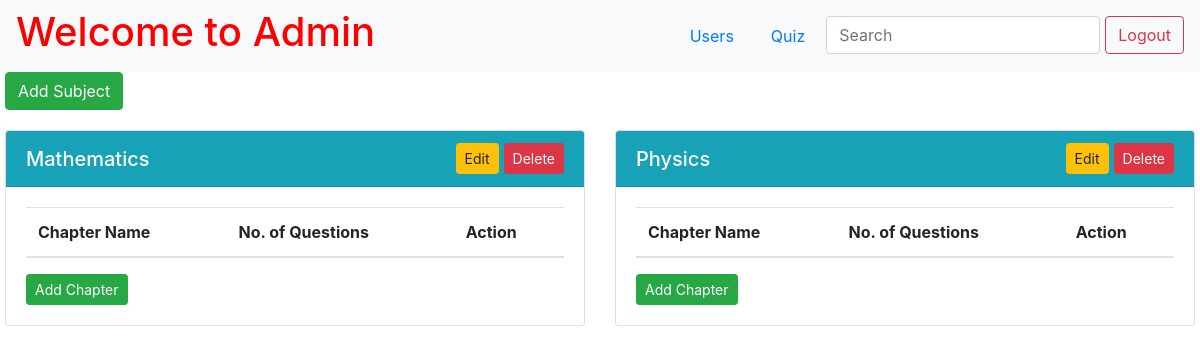
/admin/dashboard (signed in), run on an earlier commit of the app's database.
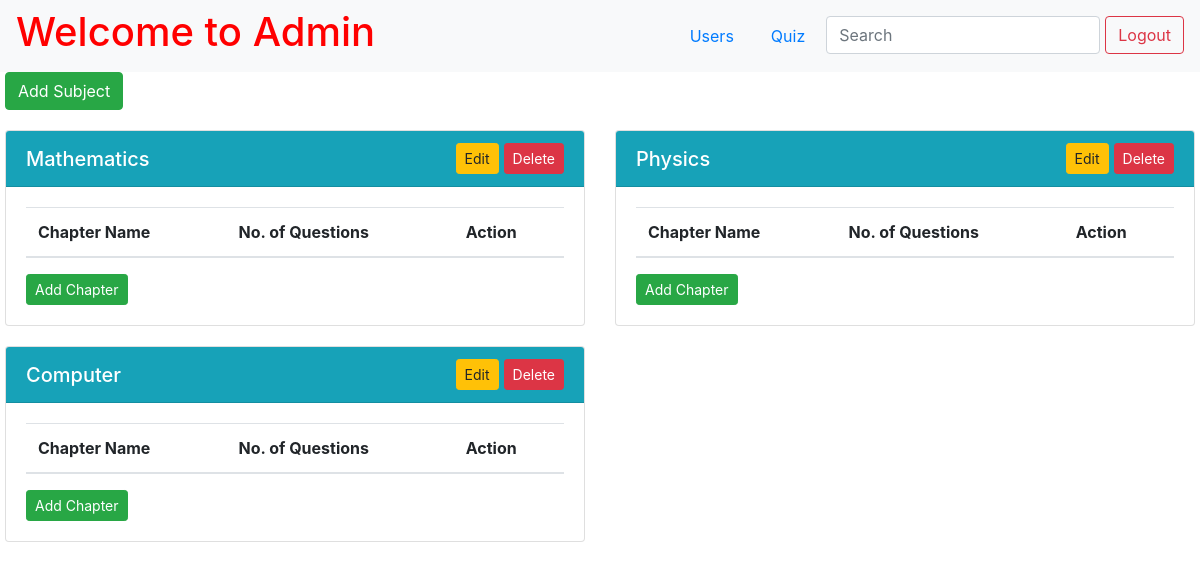
And on a later commit of the database.
### app.py (models this page shows)
class Subject(db.Model):
    id = db.Column(db.Integer, primary_key=True)
    name = db.Column(db.String(255), nullable=False)
    description = db.Column(db.String())
    chapter = db.relationship('Chapter', backref='subject')
    quiz = db.relationship('Quiz', backref="subject")

### app.py (the view)
@app.route("/admin/dashboard")
def admin():
    if 'username' in session:
        admin = Admin.query.filter_by(username=session["username"]).first()
        if not admin:
            flash("Invalid Credentials!", "error")
            return redirect(url_for("index"))
    else:
        return redirect(url_for("index"))
    subjects = Subject.query.all()
    subject_data = []
    for subject in subjects:
        chapters = [
            {
                "id": chapter.id,
                "name": chapter.name,
                "description": chapter.description,
                "number_of_questions": Question.query.filter_by(chapter_id=chapter.id).count(),
                "questions": Question.query.filter_by(chapter_id=chapter.id).all()
            }
            for chapter in Chapter.query.filter_by(subject_id=subject.id).all()
        ]
        subject_data.append({
            "id": subject.id,
            "name": subject.name,
            "description": subject.description,
            "chapters": chapters
        })
    return render_template("admin.html", subjects=subject_data)

### app.py (called while the page is built)
@app.after_request
def add_header(response):
    response.headers['Cache-Control'] = 'no-store, no-cache, must-revalidate, post-check=0, pre-check=0, max-age=0'
    response.headers['Pragma'] = 'no-cache'
    response.headers['Expires'] = '-1'
    return response

### templates/admin.html (shortened to what this page needs)
{% extends 'base.html' %}
{% block content %}
<div class="page-wrapper">
    <nav class="navbar navbar-expand-lg navbar-light bg-light">
        <a href="/admin/dashboard" style="text-decoration: none; color: red;">
            <h1>Welcome to Admin</h1>
        </a>
        <ul class="nav ml-auto">
            <li class="nav-item">
                <a class="nav-link" href="/admin/users">Users</a>
            </li>
            <li class="nav-item">
                <a class="nav-link" href="/admin/quiz">Quiz</a>
            </li>
            <li class="nav-item">
                <input class="form-control" type="search" placeholder="Search" aria-label="Search" name="q"
                    hx-get="{{url_for('admin_search', type='subject')}}" hx-trigger="keyup changed delay:500ms" hx-target="#search-results">
            </li>
            <li>
                <form action="/logout" class="d-inline">
                    <button type="submit" class="btn btn-outline-danger">Logout</button>
                </form>
            </li>
        </ul>
    </nav>
    <div class="container-custom">
        <div>
            <button type="button" id="add-subject" class="btn btn-success" data-toggle="modal"
                data-target="#addSubject">
                Add Subject
            </button>
        </div>
        <div id="search-results">
            {% if not search %}
            {% include 'subject.html' %}
            {% endif %}
        </div>
    </div>
</div>
{% endblock %}

### templates/subject.html (shortened to what this page needs)
<div class="subjects-container row">
    {% for subject in subjects %}
    <div class="col-md-6 subject-card">
        <div class="card">
            <div class="card-header bg-info text-white d-flex align-items-center justify-content-between">
                <h5 class="card-title m-0">{{ subject.name }}</h5>
                <div class="d-flex align-items-center">
                    <button type="button" class="btn btn-warning btn-sm edit_button" data-toggle="modal"
                        data-target="#editSubject{{ subject.id }}">
                        Edit
                    </button>
                    <form action="/subject/delete/{{ subject.id }}" method="post"
                        onsubmit="return confirm('Are you sure you want to delete this subject?');"
                        class="mb-0">
                        <button class="btn btn-danger btn-sm" type="submit">Delete</button>
                    </form>
                </div>
            </div>
            <div class="card-body d-flex flex-column">
                <table class="table table-striped mb-0">
                    <thead>
                        <tr>
                            <th>Chapter Name</th>
                            <th>No. of Questions</th>
                            <th>Action</th>
                        </tr>
                    </thead>
                </table>
                <div class="text-end mt-3">
                    <button type="button" class="btn btn-success btn-sm" data-toggle="modal"
                        data-target="#addChapter{{ subject.id }}">
                        Add Chapter
                    </button>
                </div>
            </div>
        </div>
    </div>
    {% endfor %}
</div>

What changed in the data, as far as the page shows it:
added Subject: name "Computer"
